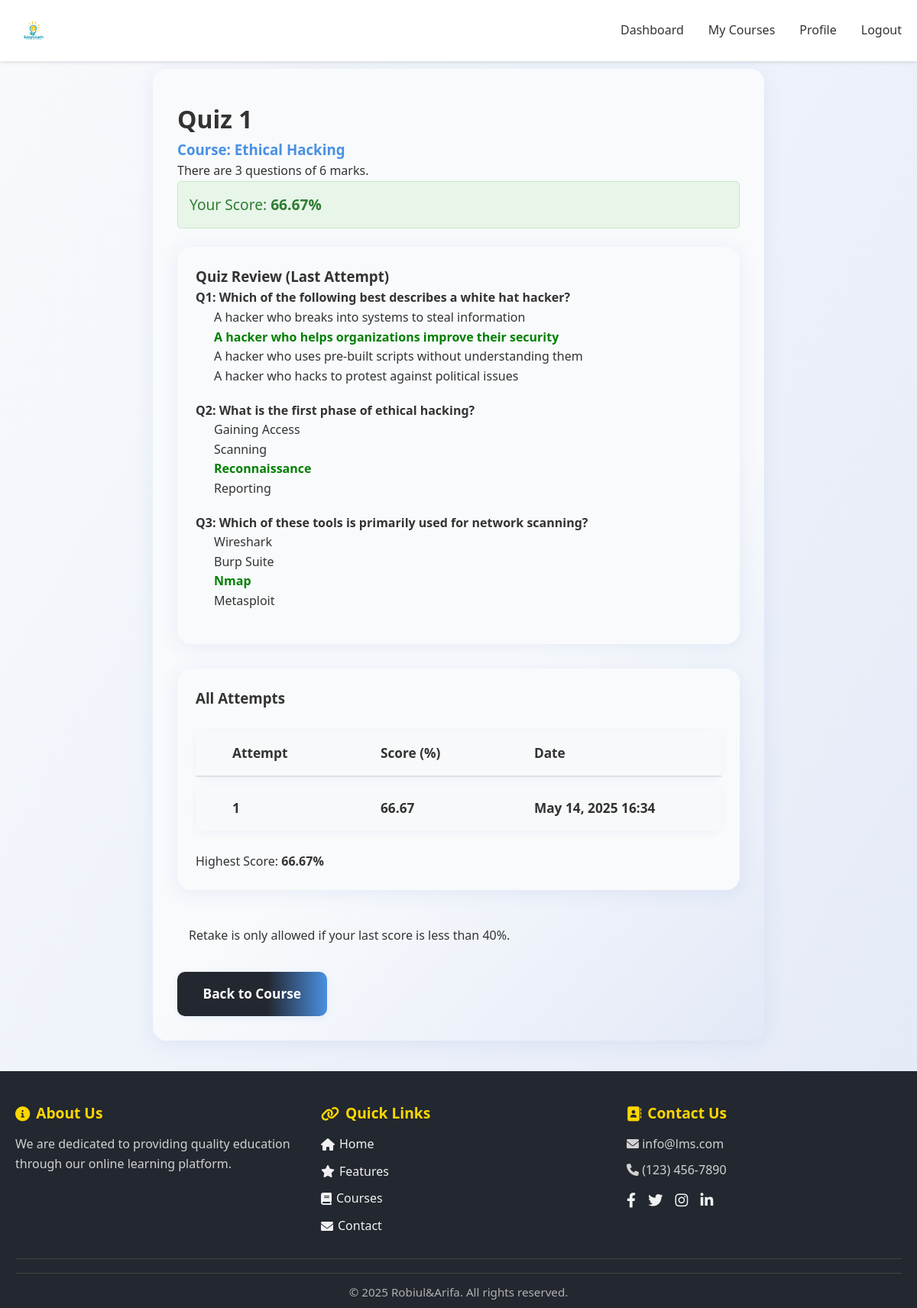
/php/quiz.php?id=1&course_id=4 (signed in), run on the app's committed database.
### tables this page shows
CREATE TABLE `quizzes` (
  `id` int(11) NOT NULL,
  `course_id` int(11) NOT NULL,
  `title` varchar(255) NOT NULL,
  `description` text DEFAULT NULL,
  `created_at` timestamp NOT NULL DEFAULT current_timestamp()
);

CREATE TABLE `courses` (
  `id` int(11) NOT NULL,
  `instructor_id` int(11) NOT NULL,
  `title` varchar(255) NOT NULL,
  `description` text DEFAULT NULL,
  `thumbnail_url` varchar(255) DEFAULT NULL,
  `created_at` timestamp NOT NULL DEFAULT current_timestamp(),
  `updated_at` timestamp NOT NULL DEFAULT current_timestamp() ON UPDATE current_timestamp()
);

CREATE TABLE `quiz_results` (
  `id` int(11) NOT NULL,
  `student_id` int(11) NOT NULL,
  `quiz_id` int(11) NOT NULL,
  `attempt` int(11) NOT NULL DEFAULT 1,
  `score` decimal(5,2) NOT NULL,
  `completed_at` timestamp NOT NULL DEFAULT current_timestamp()
);

CREATE TABLE `quiz_questions` (
  `id` int(11) NOT NULL,
  `quiz_id` int(11) NOT NULL,
  `question` text NOT NULL,
  `options` longtext NOT NULL CHECK (json_valid(`options`)),
  `correct_answer` varchar(255) NOT NULL,
  `points` int(11) DEFAULT 1
);

### php/quiz.php (the view, shortened to what this page needs)
<?php
$quiz_id = intval($_GET['id']);
$course_id = intval($_GET['course_id']);
$user_id = $_SESSION['user_id'];
$conn = getDBConnection();
$stmt = $conn->prepare('SELECT q.*, c.title as course_title FROM quizzes q JOIN courses c ON q.course_id = c.id WHERE q.id = ? AND q.course_id = ?');
$stmt->bind_param('ii', $quiz_id, $course_id);
$stmt->execute();
$quiz = $stmt->get_result()->fetch_assoc();
$stmt = $conn->prepare('SELECT * FROM quiz_results WHERE student_id = ? AND quiz_id = ? ORDER BY attempt ASC, completed_at ASC');
$stmt->bind_param('ii', $user_id, $quiz_id);
$stmt->execute();
$attempts = $stmt->get_result()->fetch_all(MYSQLI_ASSOC);
$last_attempt = end($attempts);
$can_retake = false;
$max_score = null;
if ($attempts) {
    $max_score = max(array_column($attempts, 'score'));
}
$stmt = $conn->prepare('SELECT * FROM quiz_questions WHERE quiz_id = ? ORDER BY id ASC');
$stmt->bind_param('i', $quiz_id);
$stmt->execute();
$questions = $stmt->get_result()->fetch_all(MYSQLI_ASSOC);
$answers = [];
$show_result = false;
if ($_SERVER['REQUEST_METHOD'] === 'POST' && ($can_retake || !$last_attempt)) {
    $correct = 0;
    $total = count($questions);
    foreach ($questions as $q) {
        $qid = $q['id'];
        $selected = $_POST['answer_' . $qid] ?? '';
        $answers[$qid] = $selected;
        if ($selected === $q['correct_answer']) $correct++;
    }
    $score = $total > 0 ? round(($correct / $total) * 100, 2) : 0;
    $attempt_num = $last_attempt ? ($last_attempt['attempt'] + 1) : 1;
    $stmt = $conn->prepare('INSERT INTO quiz_results (student_id, quiz_id, attempt, score) VALUES (?, ?, ?, ?)');
    $stmt->bind_param('iiid', $user_id, $quiz_id, $attempt_num, $score);
    $stmt->execute();
    $stmt->close();
    $stmt = $conn->prepare('SELECT * FROM quiz_results WHERE student_id = ? AND quiz_id = ? ORDER BY attempt ASC, completed_at ASC');
    $stmt->bind_param('ii', $user_id, $quiz_id);
    $stmt->execute();
    $attempts = $stmt->get_result()->fetch_all(MYSQLI_ASSOC);
    $stmt->close();
    $last_attempt = end($attempts);
    $can_retake = $last_attempt && $last_attempt['score'] < 40;
    $max_score = max(array_column($attempts, 'score'));
    $show_result = true;
} elseif ($last_attempt) {
    $show_result = true;
}
?>
<!DOCTYPE html>
<html lang="en">
<head>
    <link rel="stylesheet" href="../css/style.css">
    <link rel="stylesheet" href="https://cdnjs.cloudflare.com/ajax/libs/font-awesome/6.0.0/css/all.min.css">
</head>
<body>
<nav class="navbar">
    <div class="container nav-content">
        <a href="../index.php" class="logo"><img src="../images/EasyLearn.png" alt="EasyLearn Logo" style="height:48px;vertical-align:middle;margin-right:10px;"></a>
        <div class="nav-links">
            <a href="student_dashboard.php">Dashboard</a>
            <a href="my_courses.php">My Courses</a>
            <a href="profile.php">Profile</a>
            <a href="logout.php">Logout</a>
        </div>
    </div>
</nav>
<div class="container" style="margin-top: 90px;">
    <div class="dashboard card" style="padding: 2.5rem 2rem 2rem 2rem; margin-top: 2rem; max-width: 800px; margin-left:auto; margin-right:auto;">
        <h1><?php echo htmlspecialchars($quiz['title']); ?></h1>
        <h3 style="color:#4a90e2;">Course: <?php echo htmlspecialchars($quiz['course_title']); ?></h3>
        <p><?php echo nl2br(htmlspecialchars($quiz['description'])); ?></p>
        <?php if ($show_result): ?>
            <div class="alert alert-success" style="font-size:1.2rem;">Your Score: <strong><?php echo $last_attempt['score']; ?>%</strong></div>
            <div class="card" style="padding:1.5rem;margin-bottom:2rem;background:#f8fafc;">
                <h3>Quiz Review (Last Attempt)</h3>
                <?php foreach ($questions as $idx => $q): ?>
                    <div style="margin-bottom:1.2rem;">
                        <strong>Q<?php echo $idx+1; ?>: <?php echo htmlspecialchars($q['question']); ?></strong><br>
                        <?php $opts = json_decode($q['options'], true); ?>
                        <?php foreach ($opts as $opt): ?>
                            <div style="margin-left:1.5em;<?php if ($q['correct_answer'] === $opt) echo 'color:green;font-weight:bold;'; ?>">
                                <?php echo htmlspecialchars($opt); ?>
                            </div>
                        <?php endforeach; ?>
                    </div>
                <?php endforeach; ?>
            </div>
            <div class="card" style="padding:1.5rem;margin-bottom:2rem;background:#f8fafc;">
                <h3>All Attempts</h3>
                <table class="table">
                    <thead><tr><th>Attempt</th><th>Score (%)</th><th>Date</th></tr></thead>
                    <tbody>
                    <?php foreach ($attempts as $a): ?>
                        <tr<?php if ($a['score'] == $max_score) echo ' style="background:#d4edda;font-weight:bold;"'; ?>>
                            <td><?php echo $a['attempt']; ?></td>
                            <td><?php echo $a['score']; ?></td>
                            <td><?php echo date('M d, Y H:i', strtotime($a['completed_at'])); ?></td>
                        </tr>
                    <?php endforeach; ?>
                    </tbody>
                </table>
                <div style="margin-top:1em;">Highest Score: <strong><?php echo $max_score; ?>%</strong></div>
            </div>
            <?php if ($can_retake): ?>
                <form method="post">
                    <button type="submit" class="btn btn-primary">Retake Quiz</button>
                </form>
                <div class="alert alert-info" style="margin-top:1em;">You can retake the quiz because your last score is less than 40%.</div>
            <?php else: ?>
                <div class="alert alert-info" style="margin-top:1em;">Retake is only allowed if your last score is less than 40%.</div>
            <?php endif; ?>
        <?php else: ?>
            <div class="alert alert-info">No questions in this quiz yet.</div>
        <?php endif; ?>
        <a href="course.php?id=<?php echo $course_id; ?>" class="btn btn-secondary">Back to Course</a>
    </div>
</div>
<footer class="footer modern-footer">
    <div class="container">
        <div class="footer-content">
            <div class="footer-section about">
                <h3><i class="fas fa-info-circle"></i> About Us</h3>
                <p>We are dedicated to providing quality education through our online learning platform.</p>
            </div>
            <div class="footer-section links">
                <h3><i class="fas fa-link"></i> Quick Links</h3>
                <ul>
                    <li><a href="../index.php"><i class="fas fa-home"></i> Home</a></li>
                    <li><a href="../index.php#features"><i class="fas fa-star"></i> Features</a></li>
                    <li><a href="../index.php#courses"><i class="fas fa-book"></i> Courses</a></li>
                    <li><a href="../php/contact.php"><i class="fas fa-envelope"></i> Contact</a></li>
                </ul>
            </div>
            <div class="footer-section contact">
                <h3><i class="fas fa-address-book"></i> Contact Us</h3>
                <p><i class="fas fa-envelope"></i> info@lms.com</p>
                <p><i class="fas fa-phone"></i> (123) 456-7890</p>
                <div class="footer-social">
                    <a href="https://web.facebook.com/wdrobi17" title="Facebook"><i class="fab fa-facebook-f"></i></a>
                    <a href="https://x.com/wdrobi21" title="Twitter"><i class="fab fa-twitter"></i></a>
                    <a href="https://www.instagram.com/wdrobi" title="Instagram"><i class="fab fa-instagram"></i></a>
                    <a href="https://www.linkedin.com/in/wdrobi/" title="LinkedIn"><i class="fab fa-linkedin-in"></i></a>
                </div>
            </div>
        </div>
        <div class="footer-bottom">
            <hr>
            <p>&copy; <?php echo date('Y'); ?> Robiul&Arifa. All rights reserved.</p>
        </div>
    </div>
</footer>
</body></html>
</body></html>

### css/style.css (style rules this page uses)
* { margin: 0; padding: 0; box-sizing: border-box; }
:root { --primary-color: #4a90e2; --secondary-color: #2c3e50; --accent-color: #e74c3c; --text-color: #333; --bg-color: #fff; --card-bg: #f8f9fa; --border-color: #dee2e6; --success-color: #28a745; --warning-color: #ffc107; --error-color: #dc3545; }
body { font-family: 'Segoe UI', Tahoma, Geneva, Verdana, sans-serif; line-height: 1.6; color: var(--text-color); background-color: var(--bg-color); transition: background-color 0.3s, color 0.3s; }
.container { max-width: 1200px; margin: 0 auto; padding: 0 20px; }
.navbar { background-color: var(--bg-color); box-shadow: 0 2px 4px rgba(0,0,0,0.1); padding: 1rem 0; position: fixed; width: 100%; top: 0; z-index: 1000; }
.nav-content { display: flex; justify-content: space-between; align-items: center; }
.nav-links { display: flex; gap: 2rem; }
.nav-links a { color: var(--text-color); text-decoration: none; font-weight: 500; transition: color 0.3s; }
.card { background-color: var(--card-bg); border-radius: 8px; padding: 1.5rem; margin: 1rem 0; box-shadow: 0 2px 4px rgba(0,0,0,0.1); transition: transform 0.3s; }
.btn, .auth-form .btn, .btn-link, .auth-form .btn-link { padding: 0.95rem 2.1rem; font-size: 1.08rem; border-radius: 10px; font-weight: 600; min-width: 140px; text-align: center; box-shadow: 0 2px 8px rgba(74, 144, 226, 0.10); transition: background 0.2s, color 0.2s, transform 0.15s; outline: none; border: none; text-decoration: none !important; cursor: pointer; display: inline-block; }
.btn-secondary { background: linear-gradient(90deg, #23272f 60%, #4a90e2 100%); color: #fff; }
.dashboard { padding: 2rem 0; }
.modern-footer { background: #23272f; color: #f1f1f1; padding: 40px 0 0 0; margin-top: 40px; font-size: 1rem; }
.modern-footer .footer-content { display: flex; flex-wrap: wrap; justify-content: space-between; gap: 40px; padding-bottom: 20px; }
.modern-footer .footer-section { flex: 1 1 220px; min-width: 220px; }
.modern-footer .footer-section h3 { font-size: 1.2rem; margin-bottom: 12px; color: #ffd700; display: flex; align-items: center; gap: 8px; }
.modern-footer .footer-section ul { list-style: none; padding: 0; margin: 0; }
.modern-footer .footer-section ul li { margin-bottom: 10px; }
.modern-footer .footer-section ul li a { color: #f1f1f1; text-decoration: none; transition: color 0.2s; display: flex; align-items: center; gap: 6px; }
.modern-footer .footer-section p { margin: 8px 0; color: #d1d1d1; }
.modern-footer .footer-social { margin-top: 12px; }
.modern-footer .footer-social a { color: #f1f1f1; margin-right: 12px; font-size: 1.2rem; transition: color 0.2s, transform 0.2s; display: inline-block; }
.modern-footer .footer-bottom { text-align: center; padding: 18px 0 8px 0; border-top: 1px solid #444; color: #b1b1b1; font-size: 0.95rem; }
.modern-footer .footer-bottom hr { border: none; border-top: 1px solid #444; margin: 0 0 12px 0; }
.card { background: linear-gradient(135deg, #f8fafc 60%, #e3e9f7 100%); border-radius: 18px; box-shadow: 0 4px 24px rgba(80, 120, 200, 0.10); padding: 2.5rem 2rem 2rem 2rem; margin: 1.5rem 0; transition: box-shadow 0.2s; }
.alert { padding: 0.8rem 1rem; border-radius: 8px; margin-bottom: 1rem; font-size: 1rem; }
.alert-success { background: #eaffea; color: #388e3c; border: 1.5px solid #bdf5bd; }
.alert { padding: 15px; margin-bottom: 20px; border-radius: 5px; }
.alert-success { background: #e8f5e9; color: #2e7d32; border: 1px solid #c8e6c9; }
.table { width: 100%; border-collapse: separate; border-spacing: 0 0.7rem; margin-top: 1rem; background: none; }
.table th, .table td { padding: 1rem 3rem; text-align: left; background: var(--card-bg); border: none; min-width: 120px; font-size: 1.08rem; }
.table th { font-weight: 700; color: var(--text-color); background: var(--card-bg); border-bottom: 2px solid var(--border-color); }
.table tr { border-radius: 12px; box-shadow: 0 2px 8px rgba(80, 120, 200, 0.07); }

### php/quiz.php (style rules this page uses)
body { background: linear-gradient(120deg, #f8fafc 0%, #e3e9f7 100%); }

### data on the page
quizzes: title "Quiz 1", course.title "Ethical Hacking", description "There are 3 questions of 6 marks."
quiz_results: score "66.67", attempt "1", completed_at "May 14, 2025 16:34"
quiz_questions: question "Which of the following best describes a white hat hacker?", options "A hacker who breaks into systems to steal information", options "A hacker who helps organizations improve their security", options "A hacker who uses pre-built scripts without understanding them", options "A hacker who hacks to protest against political issues"
quiz_questions: question "What is the first phase of ethical hacking?", options "Gaining Access", options "Scanning", options "Reconnaissance", options "Reporting"
quiz_questions: question "Which of these tools is primarily used for network scanning?", options "Wireshark", options "Burp Suite", options "Nmap", options "Metasploit"

### other printed values
$max_score "66.67"
